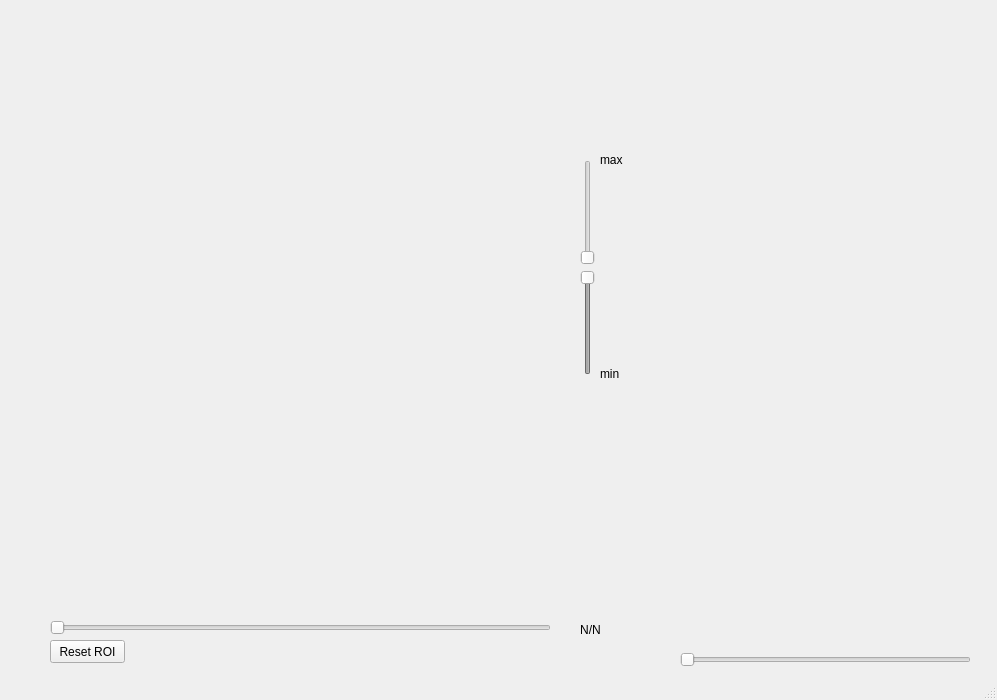
<?xml version="1.0" encoding="UTF-8"?>
<ui version="4.0">
 <class>MainWindow</class>
 <widget class="QMainWindow" name="MainWindow">
  <property name="geometry">
   <rect>
    <x>0</x>
    <y>0</y>
    <width>997</width>
    <height>700</height>
   </rect>
  </property>
  <property name="windowTitle">
   <string>MainWindow</string>
  </property>
  <widget class="QWidget" name="centralwidget">
   <widget class="QWidget" name="dispAxis" native="true">
    <property name="geometry">
     <rect>
      <x>30</x>
      <y>10</y>
      <width>561</width>
      <height>581</height>
     </rect>
    </property>
   </widget>
   <widget class="QWidget" name="signalAxis" native="true">
    <property name="geometry">
     <rect>
      <x>640</x>
      <y>10</y>
      <width>331</width>
      <height>311</height>
     </rect>
    </property>
   </widget>
   <widget class="QWidget" name="psAxis" native="true">
    <property name="geometry">
     <rect>
      <x>640</x>
      <y>330</y>
      <width>331</width>
      <height>311</height>
     </rect>
    </property>
   </widget>
   <widget class="QSlider" name="slDisp">
    <property name="geometry">
     <rect>
      <x>50</x>
      <y>620</y>
      <width>501</width>
      <height>16</height>
     </rect>
    </property>
    <property name="orientation">
     <enum>Qt::Horizontal</enum>
    </property>
   </widget>
   <widget class="QLabel" name="lbDisp">
    <property name="geometry">
     <rect>
      <x>560</x>
      <y>620</y>
      <width>61</width>
      <height>20</height>
     </rect>
    </property>
    <property name="text">
     <string>&lt;html&gt;&lt;head/&gt;&lt;body&gt;&lt;p align=&quot;center&quot;&gt;N/N&lt;/p&gt;&lt;/body&gt;&lt;/html&gt;</string>
    </property>
   </widget>
   <widget class="QPushButton" name="pbResetROI">
    <property name="geometry">
     <rect>
      <x>50</x>
      <y>640</y>
      <width>75</width>
      <height>23</height>
     </rect>
    </property>
    <property name="text">
     <string>Reset ROI</string>
    </property>
   </widget>
   <widget class="QSlider" name="slDispMin">
    <property name="enabled">
     <bool>false</bool>
    </property>
    <property name="geometry">
     <rect>
      <x>577</x>
      <y>270</y>
      <width>22</width>
      <height>105</height>
     </rect>
    </property>
    <property name="minimum">
     <number>-10</number>
    </property>
    <property name="maximum">
     <number>0</number>
    </property>
    <property name="orientation">
     <enum>Qt::Vertical</enum>
    </property>
   </widget>
   <widget class="QLabel" name="lbDispMin">
    <property name="geometry">
     <rect>
      <x>600</x>
      <y>364</y>
      <width>61</width>
      <height>20</height>
     </rect>
    </property>
    <property name="sizePolicy">
     <sizepolicy hsizetype="Preferred" vsizetype="Preferred">
      <horstretch>1</horstretch>
      <verstretch>1</verstretch>
     </sizepolicy>
    </property>
    <property name="text">
     <string>&lt;html&gt;&lt;head/&gt;&lt;body&gt;&lt;p&gt;min&lt;/p&gt;&lt;/body&gt;&lt;/html&gt;</string>
    </property>
   </widget>
   <widget class="QLabel" name="lbDispMax">
    <property name="geometry">
     <rect>
      <x>600</x>
      <y>150</y>
      <width>61</width>
      <height>20</height>
     </rect>
    </property>
    <property name="sizePolicy">
     <sizepolicy hsizetype="Preferred" vsizetype="Preferred">
      <horstretch>1</horstretch>
      <verstretch>1</verstretch>
     </sizepolicy>
    </property>
    <property name="text">
     <string>&lt;html&gt;&lt;head/&gt;&lt;body&gt;&lt;p&gt;max&lt;/p&gt;&lt;/body&gt;&lt;/html&gt;</string>
    </property>
   </widget>
   <widget class="QSlider" name="slDispMax">
    <property name="enabled">
     <bool>false</bool>
    </property>
    <property name="geometry">
     <rect>
      <x>577</x>
      <y>160</y>
      <width>22</width>
      <height>105</height>
     </rect>
    </property>
    <property name="maximum">
     <number>10</number>
    </property>
    <property name="orientation">
     <enum>Qt::Vertical</enum>
    </property>
   </widget>
   <widget class="QSlider" name="slfft">
    <property name="geometry">
     <rect>
      <x>680</x>
      <y>650</y>
      <width>291</width>
      <height>20</height>
     </rect>
    </property>
    <property name="orientation">
     <enum>Qt::Horizontal</enum>
    </property>
   </widget>
  </widget>
  <widget class="QStatusBar" name="statusbar"/>
 </widget>
 <resources/>
 <connections/>
</ui>
